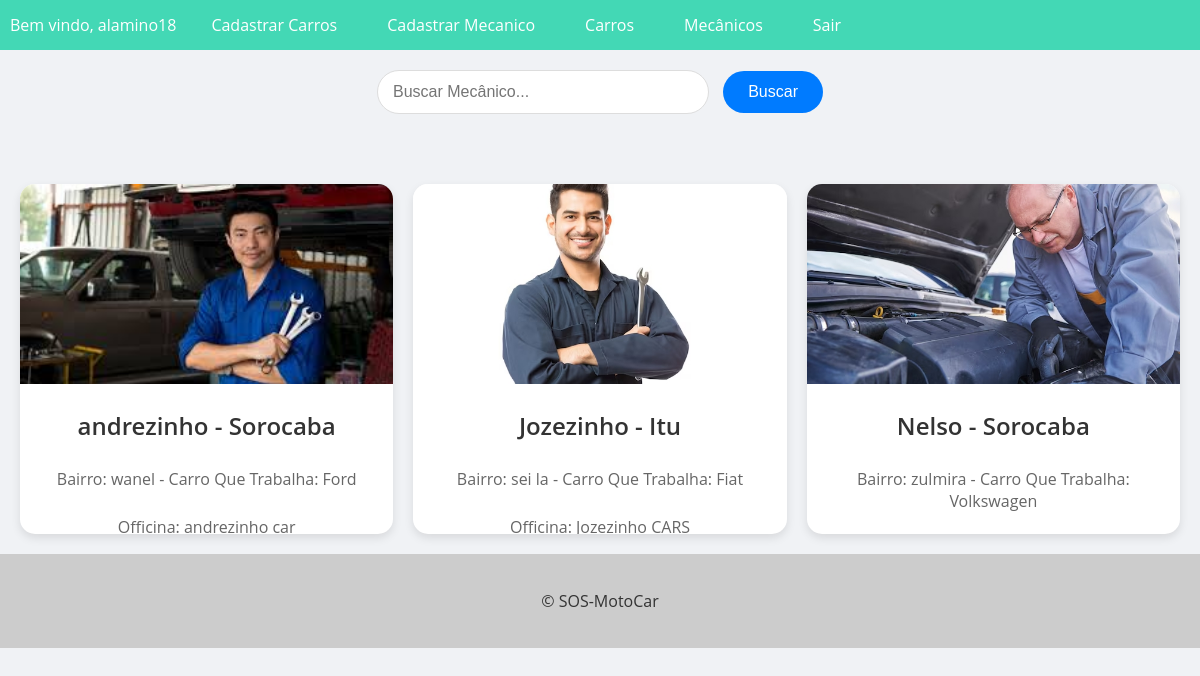
Page /mecanico/ (signed in) on the committed database.
### Mecanico/models.py (models this page shows)
class Mecanico(models.Model):
    id = models.AutoField(primary_key=True)
    name = models.CharField(max_length=100)
    name_fantasy = models.CharField(max_length=150, blank=True, null=True)
    cidade = models.ForeignKey(Cidade, on_delete=models.PROTECT, related_name='Cidades_Mecanico' , blank=True, null=True)
    bairro = models.CharField(max_length=100, blank=True, null=True)
    carros_Trabalha = models.ForeignKey(Brand, on_delete=models.PROTECT, related_name='CarroQue_trabalha', blank=True, null=True)
    Foto_Estabelecimento = models.ImageField(upload_to='Mecanico/Foto_estabelecimento/' ,blank=True, null=True)
    def __str__(self):
        return self.name

### carros/models.py (models this page shows)
class Cidade(models.Model):
    id = models.AutoField(primary_key=True)
    nome = models.CharField(max_length=50)
    def __str__(self):
        return self.nome

class Brand(models.Model):
    id = models.AutoField(primary_key=True)
    name = models.CharField(max_length=200)
    def __str__(self):
        return self.name

### Mecanico/views.py (the view)
# urls.py: path('mecanico/', mecanico_view, name='mecanico_list'),
def mecanico_view(request):
    mecanico = Mecanico.objects.all()
    search = request.GET.get('search')
    if search:
        mecanico = mecanico.filter(name__icontains=search)
    print(mecanico)
    return render(request,
    'mecanico.html',
        {'mecanico': mecanico})

### carros/templates/mecanico.html (shortened to what this page needs)
{% extends "base.html" %}
{% block content %}
<div class="search-form">
    <form method="GET" action="{% url 'mecanico_list' %}">
        <input type="text" name="search" placeholder="Buscar Mecânico...">
        <button type="submit">Buscar</button>
    </form>
</div>
<div class="car-grid">
    {% if mecanico %}
        {% for m in mecanico %}
            <div class="car-card">
                {% if m.Foto_Estabelecimento %}
                    <img src="{{ m.Foto_Estabelecimento.url }}" alt="{{ m.name }} - {{ m.cidade }}">
                {% else %}
                    <img src="https://via.placeholder.com/400x200.png?text=Imagem+não+disponível" alt="Imagem não disponível">
                {% endif %}
                <div class="car-info">
                    <h2>{{ m.name }} - {{ m.cidade }}</h2>
                    <p>Bairro: {{ m.bairro }} - Carro Que Trabalha: {{ m.carros_Trabalha }}</p>
                    <p>Officina: {{ m.name_fantasy }}</p>
                </div>
            </div>
        {% endfor %}
    {% else %}
        <p class="no-results">Nenhum Mecânico encontrado.</p>
    {% endif %}
</div>
{% endblock %}

### app/templates/base.html (shortened to what this page needs)
<!DOCTYPE html>
<html lang="en">
<head>
</head>
<body>
  <header>
    <nav>
      <ul>
         {% if user.is_authenticated %}
          <li>Bem vindo, {{user.username}}</li>
        <li> <a href="{% url 'new_car' %}"> Cadastrar Carros</a></li>
        <li> <a href="{% url 'new_mecanico' %}"> Cadastrar Mecanico</a></li>
        {% endif %}
        <li> <a href="{% url 'cars_list' %}">Carros</a></li>
        <li> <a href="{% url 'mecanico_list' %}">Mecânicos</a></li>
        {% if user.is_authenticated %}
        <li> <a href="{% url 'logout' %}"> Sair</a></li>
        {% endif %}
      </ul>
    </nav>
  </header>
  <main>
    {% block content %}
    {% endblock %}
  </main>
  <footer>
    <p>&copy; SOS-MotoCar </p>
  </footer>
</body>
</html>

### app/templates/base.html (style rules this page uses)
body { font-family: 'Open Sans', sans-serif; background-color: #f7f7f7; color: #333; margin: 0; padding: 0; }
header { background-color: #0096c7; color: #fff; text-align: center; }
footer { background-color: #ccc; color: #333; padding: 20px; text-align: center; }
nav { background-color: #43d8b5; color: #fff; height: 50px; display: flex; justify-content: space-between; align-items: center; }
nav ul { list-style: none; margin: 0; padding: 0; display: flex; }
nav ul li { margin: 0 10px; }
nav ul li a { color: #fff; text-decoration: none; font-size: 16px; padding: 15px; transition: all 0.3s ease; }

### carros/templates/mecanico.html (style rules this page uses)
body { font-family: 'Open Sans', sans-serif; background-color: #f0f2f5; color: #333; margin: 0; padding: 0; }
.search-form { display: flex; justify-content: center; align-items: center; margin-bottom: 30px; padding: 20px; }
.search-form input[type="text"] { padding: 12px 15px; font-size: 16px; border: 1px solid #ddd; border-radius: 30px; margin-right: 10px; transition: border-color 0.3s ease, box-shadow 0.3s ease; width: 300px; outline: none; }
.search-form button[type="submit"] { background-color: #007bff; color: #fff; border: none; padding: 12px 25px; font-size: 16px; border-radius: 30px; cursor: pointer; transition: background-color 0.3s ease, transform 0.2s ease; }
.car-grid { display: grid; grid-template-columns: repeat(auto-fill, minmax(280px, 1fr)); gap: 20px; margin: 0 auto; max-width: 1200px; padding: 20px; }
.car-card { background-color: #ffffff; border-radius: 15px; box-shadow: 0 4px 10px rgba(0, 0, 0, 0.1); overflow: hidden; text-align: center; transition: transform 0.3s ease, box-shadow 0.3s ease; position: relative; height: 350px; }
.car-card img { width: 100%; height: 200px; object-fit: cover; }
.car-info { padding: 10px; display: flex; flex-direction: column; justify-content: space-between; height: calc(100% - 200px); }
.car-card h2 { font-size: 1.5rem; margin: 10px 0; color: #333; font-weight: 600; }
.car-card p { font-size: 1rem; margin-bottom: 10px; color: #666; }

### rows in the picture
Mecanico: Foto_Estabelecimento (picture), name "andrezinho", cidade "Sorocaba", bairro "wanel", carros_Trabalha "Ford", name_fantasy "andrezinho car"
Mecanico: Foto_Estabelecimento (picture), name "Jozezinho", cidade "Itu", bairro "sei la", carros_Trabalha "Fiat", name_fantasy "Jozezinho CARS"
Mecanico: Foto_Estabelecimento (picture), name "Nelso", cidade "Sorocaba", bairro "zulmira", carros_Trabalha "Volkswagen"

### other values in the picture
{{ user.username }} "alamino18"
